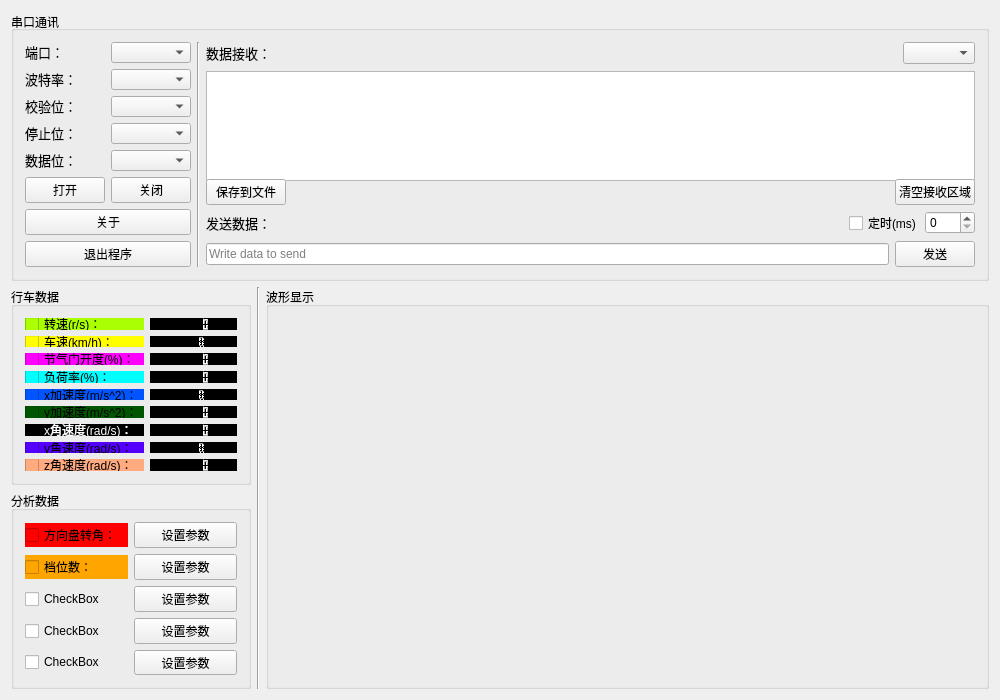
<?xml version="1.0" encoding="UTF-8"?>
<ui version="4.0">
 <class>MainWindow</class>
 <widget class="QMainWindow" name="MainWindow">
  <property name="geometry">
   <rect>
    <x>0</x>
    <y>0</y>
    <width>1000</width>
    <height>700</height>
   </rect>
  </property>
  <property name="sizePolicy">
   <sizepolicy hsizetype="Fixed" vsizetype="Fixed">
    <horstretch>0</horstretch>
    <verstretch>0</verstretch>
   </sizepolicy>
  </property>
  <property name="minimumSize">
   <size>
    <width>1000</width>
    <height>700</height>
   </size>
  </property>
  <property name="maximumSize">
   <size>
    <width>1000</width>
    <height>772</height>
   </size>
  </property>
  <property name="contextMenuPolicy">
   <enum>Qt::DefaultContextMenu</enum>
  </property>
  <property name="windowTitle">
   <string>DC_COM</string>
  </property>
  <property name="windowIcon">
   <iconset resource="source.qrc">
    <normaloff>:/icon/logo</normaloff>:/icon/logo</iconset>
  </property>
  <property name="inputMethodHints">
   <set>Qt::ImhHiddenText</set>
  </property>
  <property name="iconSize">
   <size>
    <width>48</width>
    <height>48</height>
   </size>
  </property>
  <property name="dockNestingEnabled">
   <bool>false</bool>
  </property>
  <widget class="QWidget" name="centralWidget">
   <layout class="QVBoxLayout" name="verticalLayout_11">
    <item>
     <layout class="QVBoxLayout" name="verticalLayout_10">
      <item>
       <widget class="QGroupBox" name="groupBox">
        <property name="maximumSize">
         <size>
          <width>16777215</width>
          <height>270</height>
         </size>
        </property>
        <property name="autoFillBackground">
         <bool>false</bool>
        </property>
        <property name="title">
         <string>串口通讯</string>
        </property>
        <property name="alignment">
         <set>Qt::AlignLeading|Qt::AlignLeft|Qt::AlignVCenter</set>
        </property>
        <property name="flat">
         <bool>false</bool>
        </property>
        <property name="checkable">
         <bool>false</bool>
        </property>
        <layout class="QVBoxLayout" name="verticalLayout_9">
         <item>
          <layout class="QHBoxLayout" name="horizontalLayout_8">
           <item>
            <layout class="QVBoxLayout" name="verticalLayout_4">
             <item>
              <layout class="QHBoxLayout" name="horizontalLayout">
               <item>
                <layout class="QVBoxLayout" name="verticalLayout">
                 <item>
                  <widget class="QLabel" name="label_3">
                   <property name="text">
                    <string>&lt;html&gt;&lt;head/&gt;&lt;body&gt;&lt;p&gt;&lt;span style=&quot; font-size:10pt;&quot;&gt;端口：&lt;/span&gt;&lt;/p&gt;&lt;/body&gt;&lt;/html&gt;</string>
                   </property>
                  </widget>
                 </item>
                 <item>
                  <widget class="QLabel" name="label_4">
                   <property name="text">
                    <string>&lt;html&gt;&lt;head/&gt;&lt;body&gt;&lt;p&gt;&lt;span style=&quot; font-size:10pt;&quot;&gt;波特率：&lt;/span&gt;&lt;/p&gt;&lt;/body&gt;&lt;/html&gt;</string>
                   </property>
                  </widget>
                 </item>
                 <item>
                  <widget class="QLabel" name="label_5">
                   <property name="text">
                    <string>&lt;html&gt;&lt;head/&gt;&lt;body&gt;&lt;p&gt;&lt;span style=&quot; font-size:10pt;&quot;&gt;校验位：&lt;/span&gt;&lt;/p&gt;&lt;/body&gt;&lt;/html&gt;</string>
                   </property>
                  </widget>
                 </item>
                 <item>
                  <widget class="QLabel" name="label_6">
                   <property name="text">
                    <string>&lt;html&gt;&lt;head/&gt;&lt;body&gt;&lt;p&gt;&lt;span style=&quot; font-size:10pt;&quot;&gt;停止位：&lt;/span&gt;&lt;/p&gt;&lt;/body&gt;&lt;/html&gt;</string>
                   </property>
                  </widget>
                 </item>
                 <item>
                  <widget class="QLabel" name="label_8">
                   <property name="text">
                    <string>&lt;html&gt;&lt;head/&gt;&lt;body&gt;&lt;p&gt;&lt;span style=&quot; font-size:10pt;&quot;&gt;数据位：&lt;/span&gt;&lt;/p&gt;&lt;/body&gt;&lt;/html&gt;</string>
                   </property>
                  </widget>
                 </item>
                </layout>
               </item>
               <item>
                <layout class="QVBoxLayout" name="verticalLayout_2">
                 <item>
                  <widget class="QComboBox" name="comboBox_portName"/>
                 </item>
                 <item>
                  <widget class="QComboBox" name="comboBox_baudRate"/>
                 </item>
                 <item>
                  <widget class="QComboBox" name="comboBox_parity"/>
                 </item>
                 <item>
                  <widget class="QComboBox" name="comboBox_stopBit"/>
                 </item>
                 <item>
                  <widget class="QComboBox" name="comboBox_dataBit"/>
                 </item>
                </layout>
               </item>
              </layout>
             </item>
             <item>
              <layout class="QHBoxLayout" name="horizontalLayout_2">
               <item>
                <widget class="QPushButton" name="pushButton_open">
                 <property name="text">
                  <string>打开</string>
                 </property>
                </widget>
               </item>
               <item>
                <widget class="QPushButton" name="pushButton_closeSerialport">
                 <property name="text">
                  <string>关闭</string>
                 </property>
                </widget>
               </item>
              </layout>
             </item>
             <item>
              <widget class="QPushButton" name="pushButton">
               <property name="minimumSize">
                <size>
                 <width>0</width>
                 <height>0</height>
                </size>
               </property>
               <property name="text">
                <string>关于</string>
               </property>
              </widget>
             </item>
             <item>
              <widget class="QPushButton" name="pushButton_closeWindow">
               <property name="minimumSize">
                <size>
                 <width>0</width>
                 <height>0</height>
                </size>
               </property>
               <property name="maximumSize">
                <size>
                 <width>16777215</width>
                 <height>16777215</height>
                </size>
               </property>
               <property name="text">
                <string>退出程序</string>
               </property>
               <property name="iconSize">
                <size>
                 <width>30</width>
                 <height>30</height>
                </size>
               </property>
              </widget>
             </item>
            </layout>
           </item>
           <item>
            <widget class="Line" name="line_2">
             <property name="orientation">
              <enum>Qt::Vertical</enum>
             </property>
            </widget>
           </item>
           <item>
            <layout class="QVBoxLayout" name="verticalLayout_8">
             <item>
              <layout class="QVBoxLayout" name="verticalLayout_6">
               <item>
                <layout class="QHBoxLayout" name="horizontalLayout_5">
                 <item>
                  <widget class="QLabel" name="label">
                   <property name="text">
                    <string>&lt;html&gt;&lt;head/&gt;&lt;body&gt;&lt;p&gt;&lt;span style=&quot; font-size:10pt;&quot;&gt;数据接收：&lt;/span&gt;&lt;/p&gt;&lt;/body&gt;&lt;/html&gt;</string>
                   </property>
                  </widget>
                 </item>
                 <item>
                  <spacer name="horizontalSpacer_3">
                   <property name="orientation">
                    <enum>Qt::Horizontal</enum>
                   </property>
                   <property name="sizeHint" stdset="0">
                    <size>
                     <width>40</width>
                     <height>20</height>
                    </size>
                   </property>
                  </spacer>
                 </item>
                 <item>
                  <widget class="QComboBox" name="comboBox_format"/>
                 </item>
                </layout>
               </item>
               <item>
                <widget class="QTextBrowser" name="textBrowser">
                 <property name="minimumSize">
                  <size>
                   <width>0</width>
                   <height>110</height>
                  </size>
                 </property>
                 <property name="maximumSize">
                  <size>
                   <width>16777215</width>
                   <height>100</height>
                  </size>
                 </property>
                 <property name="acceptRichText">
                  <bool>false</bool>
                 </property>
                 <property name="textInteractionFlags">
                  <set>Qt::TextBrowserInteraction</set>
                 </property>
                </widget>
               </item>
              </layout>
             </item>
             <item>
              <layout class="QVBoxLayout" name="verticalLayout_3">
               <item>
                <layout class="QHBoxLayout" name="horizontalLayout_3">
                 <item>
                  <widget class="QPushButton" name="pushButton_send2File">
                   <property name="text">
                    <string>保存到文件</string>
                   </property>
                  </widget>
                 </item>
                 <item>
                  <spacer name="horizontalSpacer_4">
                   <property name="orientation">
                    <enum>Qt::Horizontal</enum>
                   </property>
                   <property name="sizeHint" stdset="0">
                    <size>
                     <width>40</width>
                     <height>20</height>
                    </size>
                   </property>
                  </spacer>
                 </item>
                 <item>
                  <widget class="QPushButton" name="pushButton_clear">
                   <property name="text">
                    <string>清空接收区域</string>
                   </property>
                  </widget>
                 </item>
                </layout>
               </item>
               <item>
                <layout class="QHBoxLayout" name="horizontalLayout_7">
                 <item>
                  <widget class="QLabel" name="label_2">
                   <property name="text">
                    <string>&lt;html&gt;&lt;head/&gt;&lt;body&gt;&lt;p&gt;&lt;span style=&quot; font-size:10pt;&quot;&gt;发送数据：&lt;/span&gt;&lt;/p&gt;&lt;/body&gt;&lt;/html&gt;</string>
                   </property>
                  </widget>
                 </item>
                 <item>
                  <spacer name="horizontalSpacer_5">
                   <property name="orientation">
                    <enum>Qt::Horizontal</enum>
                   </property>
                   <property name="sizeHint" stdset="0">
                    <size>
                     <width>40</width>
                     <height>20</height>
                    </size>
                   </property>
                  </spacer>
                 </item>
                 <item>
                  <widget class="QCheckBox" name="checkBox_autoSend">
                   <property name="maximumSize">
                    <size>
                     <width>70</width>
                     <height>16777215</height>
                    </size>
                   </property>
                   <property name="layoutDirection">
                    <enum>Qt::LeftToRight</enum>
                   </property>
                   <property name="text">
                    <string>定时(ms)：</string>
                   </property>
                  </widget>
                 </item>
                 <item>
                  <widget class="QSpinBox" name="spinBox_sendTimems">
                   <property name="minimumSize">
                    <size>
                     <width>50</width>
                     <height>0</height>
                    </size>
                   </property>
                  </widget>
                 </item>
                </layout>
               </item>
               <item>
                <layout class="QHBoxLayout" name="horizontalLayout_4">
                 <item>
                  <widget class="QLineEdit" name="lineEdit_send">
                   <property name="placeholderText">
                    <string>Write data to send</string>
                   </property>
                  </widget>
                 </item>
                 <item>
                  <widget class="QPushButton" name="pushButton_send">
                   <property name="text">
                    <string>发送</string>
                   </property>
                  </widget>
                 </item>
                </layout>
               </item>
              </layout>
             </item>
            </layout>
           </item>
          </layout>
         </item>
        </layout>
       </widget>
      </item>
      <item>
       <layout class="QHBoxLayout" name="horizontalLayout_15">
        <item>
         <layout class="QVBoxLayout" name="verticalLayout_7">
          <item>
           <widget class="QGroupBox" name="groupBox_4">
            <property name="sizePolicy">
             <sizepolicy hsizetype="Fixed" vsizetype="Fixed">
              <horstretch>0</horstretch>
              <verstretch>0</verstretch>
             </sizepolicy>
            </property>
            <property name="minimumSize">
             <size>
              <width>0</width>
              <height>0</height>
             </size>
            </property>
            <property name="maximumSize">
             <size>
              <width>250</width>
              <height>16777215</height>
             </size>
            </property>
            <property name="title">
             <string>行车数据</string>
            </property>
            <layout class="QGridLayout" name="gridLayout">
             <item row="6" column="0">
              <widget class="QCheckBox" name="checkBox_6">
               <property name="styleSheet">
                <string notr="true">background-color: rgb(0, 85, 0);</string>
               </property>
               <property name="text">
                <string>y加速度(m/s^2)：</string>
               </property>
              </widget>
             </item>
             <item row="3" column="2">
              <widget class="QLCDNumber" name="lcdAccelerate">
               <property name="styleSheet">
                <string notr="true">background-color: rgb(0, 0, 0);</string>
               </property>
              </widget>
             </item>
             <item row="3" column="0">
              <widget class="QCheckBox" name="checkBox_3">
               <property name="styleSheet">
                <string notr="true">background-color: rgb(255, 0, 255);</string>
               </property>
               <property name="text">
                <string>节气门开度(%)：</string>
               </property>
              </widget>
             </item>
             <item row="5" column="2">
              <widget class="QLCDNumber" name="lcdXacceleration">
               <property name="styleSheet">
                <string notr="true">background-color: rgb(0, 0, 0);</string>
               </property>
              </widget>
             </item>
             <item row="0" column="0">
              <widget class="QCheckBox" name="checkBox">
               <property name="maximumSize">
                <size>
                 <width>120</width>
                 <height>16777215</height>
                </size>
               </property>
               <property name="styleSheet">
                <string notr="true">background-color: rgb(170, 255, 0);</string>
               </property>
               <property name="text">
                <string>转速(r/s)：</string>
               </property>
              </widget>
             </item>
             <item row="9" column="2">
              <widget class="QLCDNumber" name="lcdZangularSpeed">
               <property name="styleSheet">
                <string notr="true">background-color: rgb(0, 0, 0);</string>
               </property>
              </widget>
             </item>
             <item row="9" column="0">
              <widget class="QCheckBox" name="checkBox_9">
               <property name="styleSheet">
                <string notr="true">background-color: rgb(255, 170, 127);</string>
               </property>
               <property name="text">
                <string>z角速度(rad/s)：</string>
               </property>
              </widget>
             </item>
             <item row="2" column="0">
              <widget class="QCheckBox" name="checkBox_2">
               <property name="styleSheet">
                <string notr="true">background-color: rgb(255, 255, 0);</string>
               </property>
               <property name="text">
                <string>车速(km/h)：</string>
               </property>
              </widget>
             </item>
             <item row="7" column="2">
              <widget class="QLCDNumber" name="lcdXangularSpeed">
               <property name="layoutDirection">
                <enum>Qt::RightToLeft</enum>
               </property>
               <property name="styleSheet">
                <string notr="true">background-color: rgb(0, 0, 0);</string>
               </property>
               <property name="frameShape">
                <enum>QFrame::Box</enum>
               </property>
               <property name="frameShadow">
                <enum>QFrame::Raised</enum>
               </property>
               <property name="segmentStyle">
                <enum>QLCDNumber::Filled</enum>
               </property>
              </widget>
             </item>
             <item row="8" column="0">
              <widget class="QCheckBox" name="checkBox_8">
               <property name="styleSheet">
                <string notr="true">background-color: rgb(85, 0, 255);</string>
               </property>
               <property name="text">
                <string>y角速度(rad/s)：</string>
               </property>
              </widget>
             </item>
             <item row="8" column="2">
              <widget class="QLCDNumber" name="lcdYangularSpeed">
               <property name="styleSheet">
                <string notr="true">background-color: rgb(0, 0, 0);</string>
               </property>
              </widget>
             </item>
             <item row="2" column="2">
              <widget class="QLCDNumber" name="lcdVehicleSpeed">
               <property name="styleSheet">
                <string notr="true">background-color: rgb(0, 0, 0);</string>
               </property>
              </widget>
             </item>
             <item row="5" column="0">
              <widget class="QCheckBox" name="checkBox_5">
               <property name="styleSheet">
                <string notr="true">background-color: rgb(0, 85, 255);</string>
               </property>
               <property name="text">
                <string>x加速度(m/s^2)：</string>
               </property>
              </widget>
             </item>
             <item row="6" column="2">
              <widget class="QLCDNumber" name="lcdYacceleration">
               <property name="styleSheet">
                <string notr="true">background-color: rgb(0, 0, 0);</string>
               </property>
              </widget>
             </item>
             <item row="4" column="2">
              <widget class="QLCDNumber" name="lcdLoadRate">
               <property name="styleSheet">
                <string notr="true">background-color: rgb(170, 255, 0);
background-color: rgb(0, 0, 0);</string>
               </property>
              </widget>
             </item>
             <item row="4" column="0">
              <widget class="QCheckBox" name="checkBox_4">
               <property name="styleSheet">
                <string notr="true">background-color: rgb(0, 255, 255);</string>
               </property>
               <property name="text">
                <string>负荷率(%)：</string>
               </property>
              </widget>
             </item>
             <item row="7" column="0">
              <widget class="QCheckBox" name="checkBox_7">
               <property name="styleSheet">
                <string notr="true">background-color: rgb(0, 0, 0);
color: rgb(255, 255, 255);</string>
               </property>
               <property name="text">
                <string>x角速度(rad/s)：</string>
               </property>
              </widget>
             </item>
             <item row="0" column="2">
              <widget class="QLCDNumber" name="lcdEngineSpeed">
               <property name="styleSheet">
                <string notr="true">background-color: rgb(0, 0, 0);</string>
               </property>
              </widget>
             </item>
            </layout>
           </widget>
          </item>
          <item>
           <widget class="QGroupBox" name="groupBox_3">
            <property name="maximumSize">
             <size>
              <width>240</width>
              <height>16777215</height>
             </size>
            </property>
            <property name="title">
             <string>分析数据</string>
            </property>
            <layout class="QVBoxLayout" name="verticalLayout_5">
             <item>
              <layout class="QHBoxLayout" name="horizontalLayout_6">
               <item>
                <widget class="QCheckBox" name="checkBox_sw">
                 <property name="font">
                  <font>
                   <pointsize>9</pointsize>
                  </font>
                 </property>
                 <property name="layoutDirection">
                  <enum>Qt::LeftToRight</enum>
                 </property>
                 <property name="styleSheet">
                  <string notr="true">background-color: rgb(255, 0, 0);</string>
                 </property>
                 <property name="text">
                  <string>方向盘转角：</string>
                 </property>
                </widget>
               </item>
               <item>
                <widget class="QPushButton" name="pushButton_2">
                 <property name="text">
                  <string>设置参数</string>
                 </property>
                </widget>
               </item>
              </layout>
             </item>
             <item>
              <layout class="QHBoxLayout" name="horizontalLayout_10">
               <item>
                <widget class="QCheckBox" name="checkBox_gs">
                 <property name="styleSheet">
                  <string notr="true">background-color: rgb(255, 165, 0);</string>
                 </property>
                 <property name="text">
                  <string>档位数：</string>
                 </property>
                </widget>
               </item>
               <item>
                <widget class="QPushButton" name="pushButton_3">
                 <property name="text">
                  <string>设置参数</string>
                 </property>
                </widget>
               </item>
              </layout>
             </item>
             <item>
              <layout class="QHBoxLayout" name="horizontalLayout_11">
               <item>
                <widget class="QCheckBox" name="checkBox_12">
                 <property name="text">
                  <string>CheckBox</string>
                 </property>
                </widget>
               </item>
               <item>
                <widget class="QPushButton" name="pushButton_4">
                 <property name="text">
                  <string>设置参数</string>
                 </property>
                </widget>
               </item>
              </layout>
             </item>
             <item>
              <layout class="QHBoxLayout" name="horizontalLayout_12">
               <item>
                <widget class="QCheckBox" name="checkBox_13">
                 <property name="text">
                  <string>CheckBox</string>
                 </property>
                </widget>
               </item>
               <item>
                <widget class="QPushButton" name="pushButton_5">
                 <property name="text">
                  <string>设置参数</string>
                 </property>
                </widget>
               </item>
              </layout>
             </item>
             <item>
              <layout class="QHBoxLayout" name="horizontalLayout_13">
               <item>
                <widget class="QCheckBox" name="checkBox_14">
                 <property name="text">
                  <string>CheckBox</string>
                 </property>
                </widget>
               </item>
               <item>
                <widget class="QPushButton" name="pushButton_6">
                 <property name="text">
                  <string>设置参数</string>
                 </property>
                </widget>
               </item>
              </layout>
             </item>
            </layout>
           </widget>
          </item>
         </layout>
        </item>
        <item>
         <layout class="QHBoxLayout" name="horizontalLayout_14">
          <item>
           <widget class="Line" name="line">
            <property name="orientation">
             <enum>Qt::Vertical</enum>
            </property>
           </widget>
          </item>
          <item>
           <widget class="QGroupBox" name="groupBox_2">
            <property name="minimumSize">
             <size>
              <width>720</width>
              <height>400</height>
             </size>
            </property>
            <property name="maximumSize">
             <size>
              <width>16777215</width>
              <height>16777215</height>
             </size>
            </property>
            <property name="title">
             <string>波形显示</string>
            </property>
            <layout class="QHBoxLayout" name="horizontalLayout_16">
             <item>
              <widget class="QwtPlot" name="qwtPlot"/>
             </item>
            </layout>
           </widget>
          </item>
         </layout>
        </item>
       </layout>
      </item>
     </layout>
    </item>
   </layout>
  </widget>
 </widget>
 <layoutdefault spacing="6" margin="11"/>
 <customwidgets>
  <customwidget>
   <class>QwtPlot</class>
   <extends>QFrame</extends>
   <header>qwt_plot.h</header>
   <container>1</container>
  </customwidget>
 </customwidgets>
 <resources>
  <include location="source.qrc"/>
 </resources>
 <connections/>
</ui>
